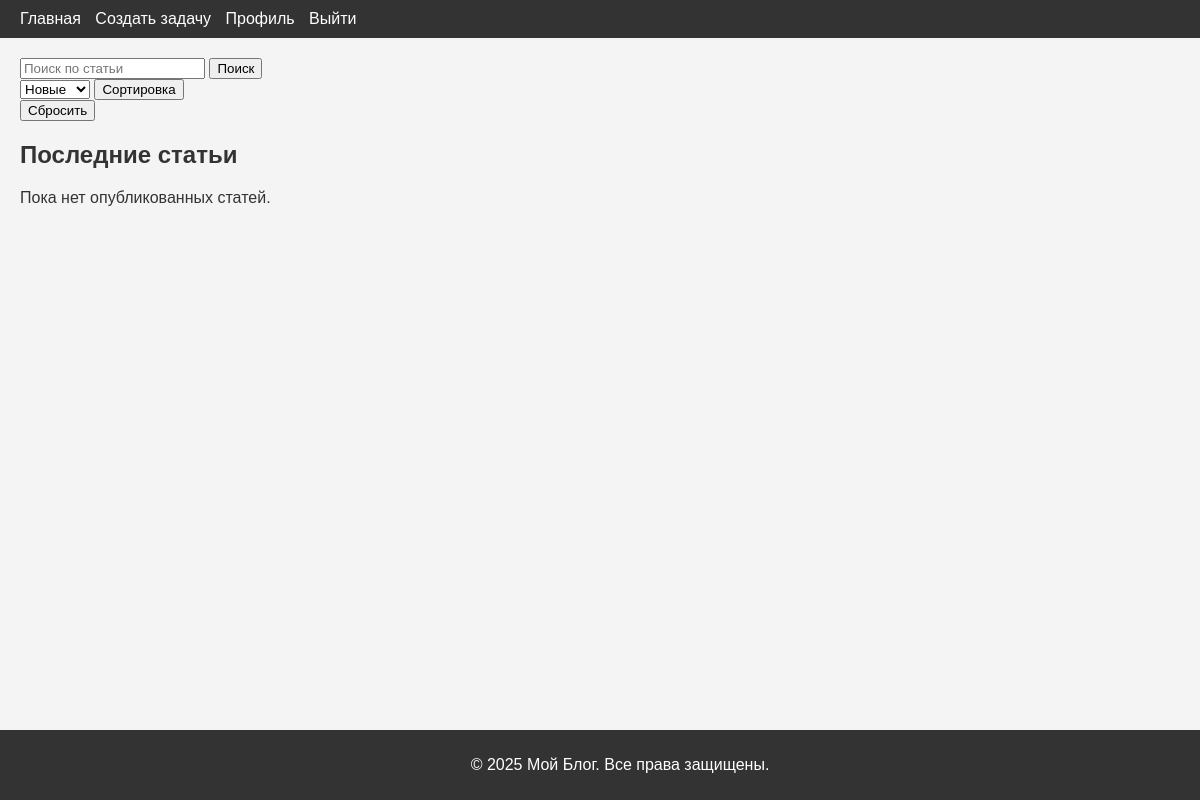
The app's page / (signed in), older data.
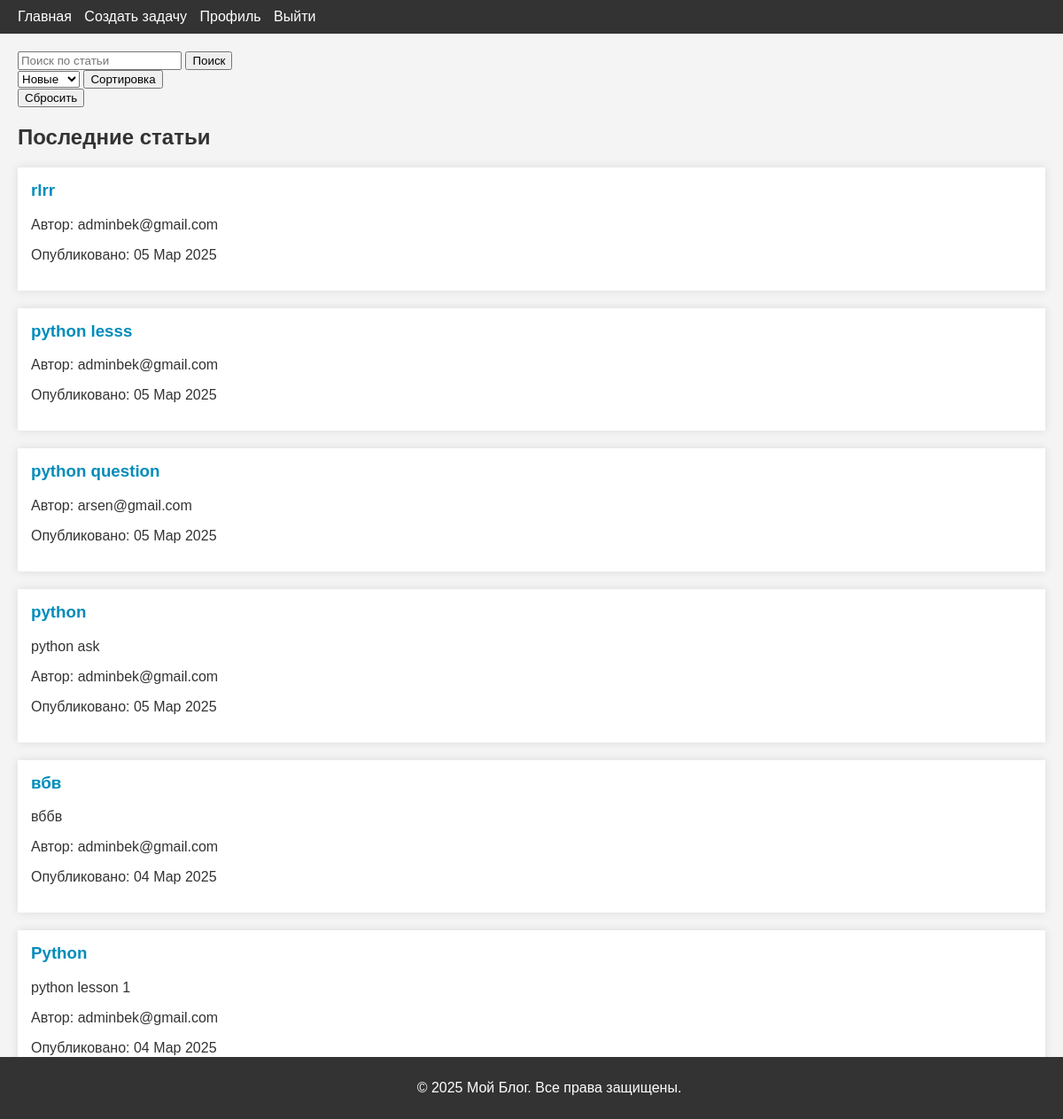
The same page, newer data.
### blog/models.py (models this page shows, shortened)
class Post(models.Model):
    category = models.ManyToManyField(
        to=Category,
        related_name="posts",
        verbose_name="Приоритет задачи",
    )
    owner = models.ForeignKey(
        to=User,
        on_delete=models.CASCADE,
        related_name="posts",
        verbose_name="Автор",
    )
    title = models.CharField(
        max_length=255,
        verbose_name="Заголовок",
    )
    description = models.TextField(
        blank=True, null=True,
        max_length=255,
        verbose_name="Описание"
    )
    content = models.TextField(
        verbose_name="Содержание"
    )
    art_image = models.ImageField(
        upload_to="posts/",
        null=True,
        blank=True,
        verbose_name="Изображение статьи"
    )
    bookmarks = models.ManyToManyField(
        to=User,
        related_name="bookmarks",
        blank=True,
        verbose_name="Закладки"
    )
    likes = models.ManyToManyField(
        to=User,
        related_name="like",
        blank=True,
        verbose_name="Нравится"
    )
    dislikes = models.ManyToManyField(
        to=User,
        related_name="dislikes",
        blank=True,
        verbose_name="Не нравится"
    )
    due_date = models.DateField(blank=True, null=True)
    created_at = models.DateTimeField(auto_now_add=True, verbose_name="Дата создания")
    updated_at = models.DateTimeField(auto_now=True, verbose_name="Дата обновления")
    class Meta:
        verbose_name = "Статья"
        verbose_name_plural = "Статьи"
        ordering = ['-updated_at']

### account/models.py (models this page shows)
class User(AbstractUser):
    username = None
    date_joined = None
    email = models.EmailField(
        max_length=255,
        unique=True,
        verbose_name="Электронная почта",
    )
    first_name = models.CharField(
        max_length=255,
        blank=True,
        verbose_name="Имя",
    )
    last_name = models.CharField(
        max_length=255,
        blank=True,
        verbose_name="Фамилия",
    )
    age = models.PositiveSmallIntegerField(
        default=18,
        verbose_name="Возраст",
    )
    is_active = models.BooleanField(
        default=True,
        verbose_name="Активен",
    )
    is_staff = models.BooleanField(
        default=False,
        verbose_name="Персонал",
    )
    is_superuser = models.BooleanField(
        default=False,
        verbose_name="Суперпользователь",
    )
    created_at = models.DateTimeField(auto_now_add=True, verbose_name="Дата создание")
    updated_at = models.DateTimeField(auto_now=True, verbose_name="Дата обновление")
    USERNAME_FIELD = "email"
    REQUIRED_FIELDS = []
    objects = UserManager()
    class Meta:
        verbose_name = "Пользователь"
        verbose_name_plural = "Пользователи"
        ordering = ['-updated_at']
    def __str__(self):
        return self.email

### blog/views/home.py (the view, shortened to what this page needs)
# urls.py: path('', home, name='home'),
@login_required
def home(request):
    query = request.GET.get('q', '')
    sort_by = request.GET.get('sort', '-updated_at')
    posts = Post.objects.all()
    posts = posts.order_by(sort_by)
    categories = Category.objects.all()
    context = {
        'posts': posts,
        'categories': categories,
        'query': query,
        'select_sort': sort_by,
    }
    return render(request, 'blog/index.html', context)

### templates/blog/index.html (shortened to what this page needs)
{% extends 'base.html' %}
{% block content %}
{% include 'includes/search.html' %}
{% include 'includes/sort.html' %}
<form method="get">
    <button type="submit">Сбросить</button>
</form>
<section class="latest-posts">
    <h2>Последние статьи</h2>
    {% for post in posts %}
    <article>
        <h3><a href="{% url 'blog:post-detail' post.pk %}">{{ post.title }}</a></h3>
        <p>{{ post.description }}</p>
        <p>Автор: {{ post.owner }}</p>
        <p>Опубликовано: {{ post.created_at|date:'d M Y' }}</p>
    </article>
    {% empty %}
    <p>Пока нет опубликованных статей.</p>
    {% endfor %}
</section>
{% endblock content %}

Row changes from the older to the newer data that the page shows:
added Post: title "rlrr", owner "adminbek@gmail.com", created_at "05 Мар 2025"
added Post: title "python lesss", owner "adminbek@gmail.com", created_at "05 Мар 2025"
added Post: title "python question", owner "arsen@gmail.com", created_at "05 Мар 2025"
added Post: title "python", description "python ask", owner "adminbek@gmail.com", created_at "05 Мар 2025"
added Post: title "вбв", description "вббв", owner "adminbek@gmail.com", created_at "04 Мар 2025"
added Post: title "Python", description "python lesson 1", owner "adminbek@gmail.com", created_at "04 Мар 2025"
Text that changed along with them:
text no longer shown: "Пока нет опубликованных статей."
